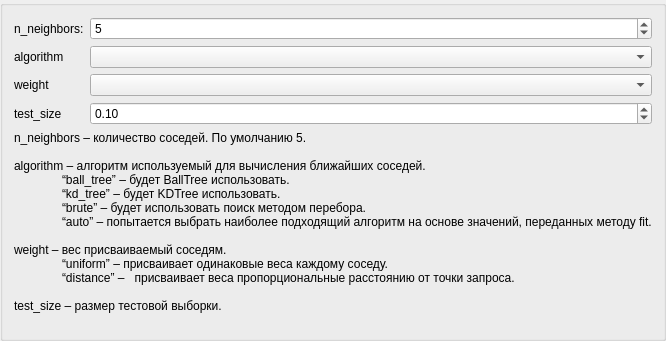
      <widget class="QGroupBox" name="Nearest_Neighbors">
       <property name="enabled">
        <bool>true</bool>
       </property>
       <property name="geometry">
        <rect>
         <x>60</x>
         <y>290</y>
         <width>381</width>
         <height>221</height>
        </rect>
       </property>
       <property name="sizePolicy">
        <sizepolicy hsizetype="Preferred" vsizetype="Preferred">
         <horstretch>0</horstretch>
         <verstretch>0</verstretch>
        </sizepolicy>
       </property>
       <property name="title">
        <string/>
       </property>
       <layout class="QFormLayout" name="formLayout">
        <item row="0" column="0">
         <widget class="QLabel" name="label_10">
          <property name="toolTip">
           <string>Количество соседей, используемых по умолчанию для запросов kneighbors.</string>
          </property>
          <property name="text">
           <string>n_neighbors:</string>
          </property>
         </widget>
        </item>
        <item row="0" column="1">
         <widget class="QSpinBox" name="spinBox">
          <property name="minimum">
           <number>1</number>
          </property>
          <property name="maximum">
           <number>1000</number>
          </property>
          <property name="value">
           <number>5</number>
          </property>
         </widget>
        </item>
        <item row="1" column="0">
         <widget class="QLabel" name="label_11">
          <property name="toolTip">
           <string>&lt;html&gt;&lt;head/&gt;&lt;body&gt;&lt;p&gt;Алгоритм, используемый для вычисления ближайших соседей:&lt;/p&gt;&lt;p&gt;‘ball_tree’ будет использовать BallTree &lt;/p&gt;&lt;p&gt;‘kd_tree’ будет использовать KDTree &lt;/p&gt;&lt;p&gt;‘brute’ будет использовать поиск методом перебора.&lt;/p&gt;&lt;p&gt;‘auto’ попытается выбрать наиболее подходящий алгоритм на основе значений, переданных методу fit. &lt;/p&gt;&lt;p&gt;Примечание: установка на разреженный ввод переопределит настройку этого параметра с использованием грубой силы.&lt;/p&gt;&lt;/body&gt;&lt;/html&gt;</string>
          </property>
          <property name="text">
           <string>algorithm</string>
          </property>
         </widget>
        </item>
        <item row="1" column="1">
         <widget class="QComboBox" name="comboBox_7">
          <property name="baseSize">
           <size>
            <width>0</width>
            <height>0</height>
           </size>
          </property>
         </widget>
        </item>
        <item row="2" column="0">
         <widget class="QLabel" name="label_12">
          <property name="toolTip">
           <string>
                        Весовая функция, используемая при прогнозировании. Возможные значения:

                        ‘uniform’ : равномерный вес. Все точки в каждой окрестности взвешиваются одинаково.

                        ‘distance’ : взвешивание точек на величину, обратную их расстоянию. в этом случае более близкие соседи точки запроса будут оказывать большее влияние, чем соседи, которые находятся дальше.
                      </string>
          </property>
          <property name="text">
           <string>weight</string>
          </property>
         </widget>
        </item>
        <item row="2" column="1">
         <widget class="QComboBox" name="comboBox_8"/>
        </item>
        <item row="3" column="0">
         <widget class="QLabel" name="label_13">
          <property name="toolTip">
           <string>Количество соседей, используемых по умолчанию для запросов kneighbors.</string>
          </property>
          <property name="text">
           <string>test_size</string>
          </property>
         </widget>
        </item>
        <item row="3" column="1">
         <widget class="QDoubleSpinBox" name="doubleSpinBox">
          <property name="maximum">
           <double>0.900000000000000</double>
          </property>
          <property name="singleStep">
           <double>0.010000000000000</double>
          </property>
          <property name="value">
           <double>0.100000000000000</double>
          </property>
         </widget>
        </item>
        <item row="4" column="0" colspan="2">
         <widget class="QLabel" name="label_24">
          <property name="text">
           <string>n_neighbors – количество соседей. По умолчанию 5.

algorithm – алгоритм используемый для вычисления ближайших соседей.
	“ball_tree” – будет BallTree использовать.
	“kd_tree” – будет KDTree использовать.
	“brute” – будет использовать поиск методом перебора.
	“auto” – попытается выбрать наиболее подходящий алгоритм на основе значений, переданных методу fit.

weight – вес присваиваемый соседям.
	“uniform” – присваивает одинаковые веса каждому соседу.
	“distance” –   присваивает веса пропорциональные расстоянию от точки запроса.

test_size – размер тестовой выборки.
</string>
          </property>
         </widget>
        </item>
       </layout>
      </widget>
